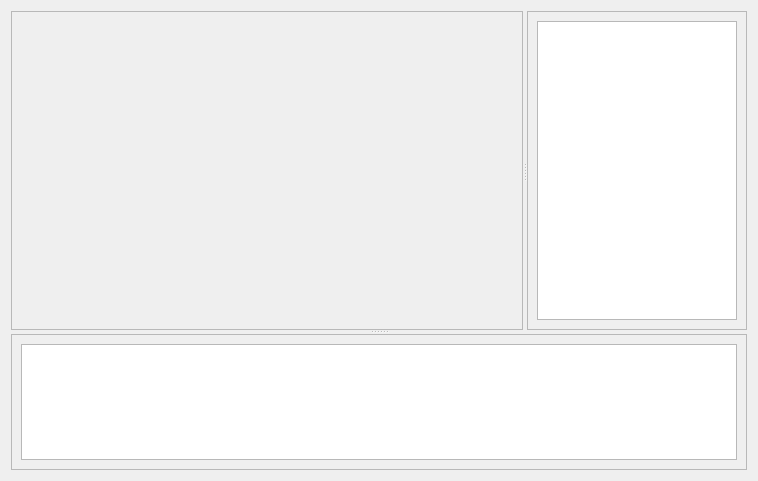
<?xml version="1.0" encoding="UTF-8"?>
<ui version="4.0">
 <class>DeviceWidget</class>
 <widget class="QWidget" name="DeviceWidget">
  <property name="geometry">
   <rect>
    <x>0</x>
    <y>0</y>
    <width>758</width>
    <height>481</height>
   </rect>
  </property>
  <property name="windowTitle">
   <string>Form</string>
  </property>
  <layout class="QGridLayout" name="gridLayout_4">
   <item row="0" column="0">
    <widget class="QSplitter" name="splitter_2">
     <property name="sizePolicy">
      <sizepolicy hsizetype="Preferred" vsizetype="Expanding">
       <horstretch>0</horstretch>
       <verstretch>0</verstretch>
      </sizepolicy>
     </property>
     <property name="orientation">
      <enum>Qt::Vertical</enum>
     </property>
     <widget class="QSplitter" name="splitter">
      <property name="sizePolicy">
       <sizepolicy hsizetype="Expanding" vsizetype="Preferred">
        <horstretch>0</horstretch>
        <verstretch>7</verstretch>
       </sizepolicy>
      </property>
      <property name="orientation">
       <enum>Qt::Horizontal</enum>
      </property>
      <widget class="QFrame" name="panel_frame">
       <property name="sizePolicy">
        <sizepolicy hsizetype="Preferred" vsizetype="Preferred">
         <horstretch>7</horstretch>
         <verstretch>0</verstretch>
        </sizepolicy>
       </property>
       <property name="frameShape">
        <enum>QFrame::StyledPanel</enum>
       </property>
       <property name="frameShadow">
        <enum>QFrame::Raised</enum>
       </property>
       <layout class="QGridLayout" name="gridLayout_3"/>
      </widget>
      <widget class="QFrame" name="table_frame">
       <property name="sizePolicy">
        <sizepolicy hsizetype="Preferred" vsizetype="Preferred">
         <horstretch>3</horstretch>
         <verstretch>0</verstretch>
        </sizepolicy>
       </property>
       <property name="frameShape">
        <enum>QFrame::StyledPanel</enum>
       </property>
       <property name="frameShadow">
        <enum>QFrame::Raised</enum>
       </property>
       <layout class="QGridLayout" name="gridLayout">
        <item row="0" column="0">
         <widget class="QTableView" name="device_table">
          <property name="sizePolicy">
           <sizepolicy hsizetype="Ignored" vsizetype="Expanding">
            <horstretch>0</horstretch>
            <verstretch>0</verstretch>
           </sizepolicy>
          </property>
         </widget>
        </item>
       </layout>
      </widget>
     </widget>
     <widget class="QFrame" name="log_frame">
      <property name="sizePolicy">
       <sizepolicy hsizetype="Preferred" vsizetype="Preferred">
        <horstretch>0</horstretch>
        <verstretch>3</verstretch>
       </sizepolicy>
      </property>
      <property name="frameShape">
       <enum>QFrame::StyledPanel</enum>
      </property>
      <property name="frameShadow">
       <enum>QFrame::Raised</enum>
      </property>
      <layout class="QGridLayout" name="gridLayout_2">
       <item row="0" column="0">
        <widget class="QTextBrowser" name="log_view"/>
       </item>
      </layout>
     </widget>
    </widget>
   </item>
  </layout>
 </widget>
 <resources/>
 <connections/>
</ui>
